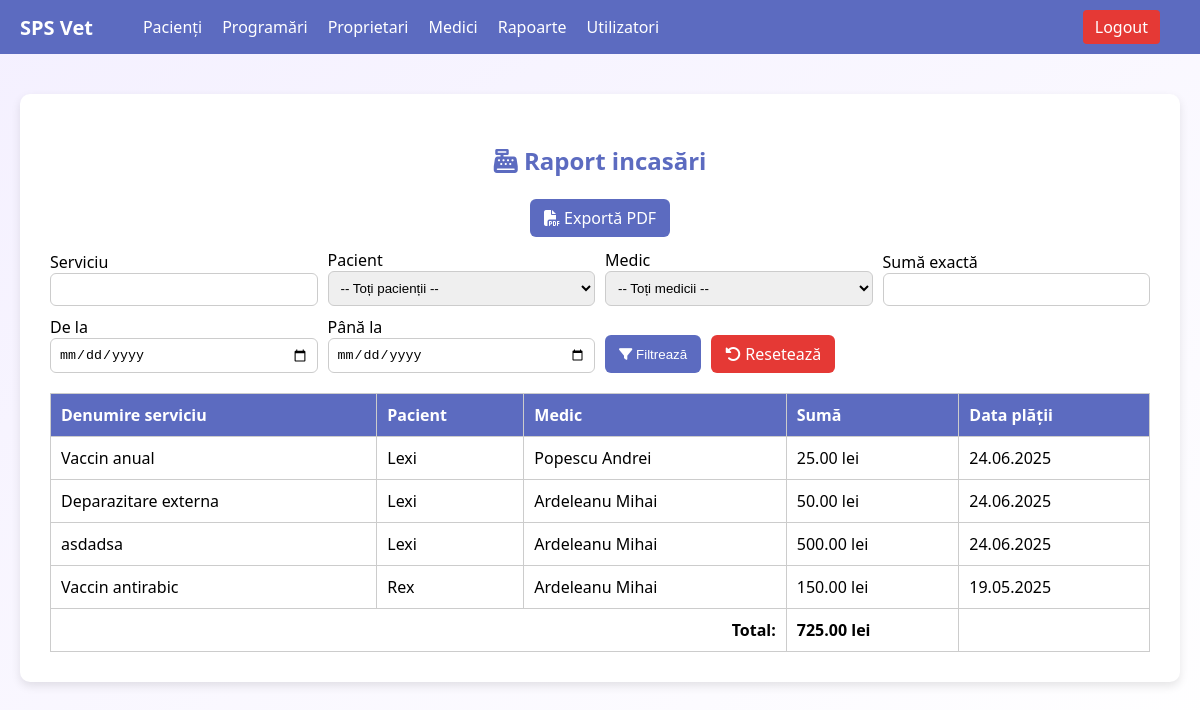
The page /proiectphp/raport_incasari.php (signed in) on the database its author committed.
### tables this page shows
CREATE TABLE `plati` (
  `id` int(11) NOT NULL,
  `pacient_id` int(11) NOT NULL,
  `serviciu_id` int(11) NOT NULL,
  `suma` decimal(10,2) NOT NULL,
  `data_plata` date NOT NULL
);

CREATE TABLE `servicii` (
  `id` int(11) NOT NULL,
  `pacient_id` int(11) NOT NULL,
  `medic_id` int(11) NOT NULL,
  `denumire` varchar(100) NOT NULL,
  `pret` decimal(10,2) NOT NULL,
  `data_efectuare` date NOT NULL
);

CREATE TABLE `pacienti` (
  `id` int(11) NOT NULL,
  `numar_fisa` varchar(50) DEFAULT NULL,
  `data_inregistrare` date DEFAULT NULL,
  `nume` varchar(100) DEFAULT NULL,
  `specie` varchar(50) DEFAULT NULL,
  `rasa` varchar(50) DEFAULT NULL,
  `sex` enum('M','F') DEFAULT NULL,
  `greutate` float DEFAULT NULL,
  `culoare` varchar(50) DEFAULT NULL,
  `varsta` int(11) DEFAULT NULL,
  `microcip` varchar(50) DEFAULT NULL,
  `boli_cronice` text DEFAULT NULL,
  `proprietar_id` int(11) DEFAULT NULL
);

CREATE TABLE `medici` (
  `id` int(11) NOT NULL,
  `nume` varchar(50) NOT NULL,
  `prenume` varchar(50) NOT NULL,
  `telefon` varchar(20) DEFAULT NULL,
  `email` varchar(100) DEFAULT NULL
);

### proiectphp/raport_incasari.php (the view, shortened to what this page needs)
<?php
include("header.php");
$where = "WHERE 1=1";
$query = "
    SELECT p.*, s.denumire AS serviciu, pa.nume AS pacient, m.nume AS medic_nume, m.prenume AS medic_prenume
    FROM plati p
    JOIN servicii s ON p.serviciu_id = s.id
    JOIN pacienti pa ON s.pacient_id = pa.id
    JOIN medici m ON s.medic_id = m.id
    $where
    ORDER BY p.data_plata DESC
";
$rezultat = mysqli_query($con, $query);
?>
<!DOCTYPE html>
<html lang="ro">
<head>
  <link rel="stylesheet" href="https://cdnjs.cloudflare.com/ajax/libs/font-awesome/6.5.0/css/all.min.css">
</head>
<body>
<div class="container">
  <h2><i class="fas fa-cash-register"></i> Raport incasări</h2>
 <div style="text-align: center; margin-bottom: 20px;">
  <a href="export_raport_incasari.php?<?= http_build_query($_GET) ?>" class="btn" style="background:#5c6bc0; color:white; padding:8px 14px; border-radius:6px; text-decoration:none;" target="_blank">
    <i class="fas fa-file-pdf"></i> Exportă PDF
  </a>
</div>
  <form method="GET">
    <div>
      <label>Serviciu</label>
      <input type="text" name="serviciu" value="<?= htmlspecialchars($_GET['serviciu'] ?? '') ?>">
    </div>
    <div>
      <label>Pacient</label>
      <select name="pacient">
        <option value="">-- Toți pacienții --</option>
      </select>
    </div>
    <div>
      <label>Medic</label>
      <select name="medic">
        <option value="">-- Toți medicii --</option>
      </select>
    </div>
    <div>
      <label>Sumă exactă</label>
      <input type="number" step="0.01" name="suma" value="<?= htmlspecialchars($_GET['suma'] ?? '') ?>">
    </div>
    <div>
      <label>De la</label>
      <input type="date" name="de_la" value="<?= htmlspecialchars($_GET['de_la'] ?? '') ?>">
    </div>
    <div>
      <label>Până la</label>
      <input type="date" name="pana_la" value="<?= htmlspecialchars($_GET['pana_la'] ?? '') ?>">
    </div>
    <div style="grid-column: span 2; display: flex; gap: 10px;">
      <button type="submit" class="btn"><i class="fas fa-filter"></i> Filtrează</button>
      <a href="raport_incasari.php" class="btn btn-danger"><i class="fas fa-rotate-left"></i> Resetează</a>
    </div>
  </form>
  <table>
    <thead>
      <tr>
        <th>Denumire serviciu</th>
        <th>Pacient</th>
        <th>Medic</th>
        <th>Sumă</th>
        <th>Data plății</th>
      </tr>
    </thead>
    <tbody>
      <?php
      $total = 0;
      while ($r = mysqli_fetch_assoc($rezultat)):
          $total += (float)$r['suma'];
      ?>
      <tr>
        <td><?= htmlspecialchars($r['serviciu']) ?></td>
        <td><?= htmlspecialchars($r['pacient']) ?></td>
        <td><?= htmlspecialchars($r['medic_nume'] . ' ' . $r['medic_prenume']) ?></td>
        <td><?= number_format($r['suma'], 2) ?> lei</td>
        <td><?= date("d.m.Y", strtotime($r['data_plata'])) ?></td>
      </tr>
      <?php endwhile; ?>
      <tr>
        <td colspan="3" class="total">Total:</td>
        <td><strong><?= number_format($total, 2) ?> lei</strong></td>
        <td></td>
      </tr>
    </tbody>
  </table>
</div>
</body>
</html>

### proiectphp/raport_incasari.php (style rules this page uses)
body { font-family: 'Segoe UI', sans-serif; background: linear-gradient(to bottom right, #f4f0ff, #ffffff); margin: 0; padding: 0; }
.container { max-width: 1100px; margin: 40px auto; background: white; padding: 30px; border-radius: 10px; box-shadow: 0 4px 10px rgba(0,0,0,0.1); }
h2 { text-align: center; color: #5c6bc0; margin-bottom: 30px; }
form { display: grid; grid-template-columns: repeat(4, 1fr); gap: 10px; align-items: end; margin-bottom: 20px; }
input[type="text"], input[type="number"], input[type="date"], select { padding: 8px; border-radius: 6px; border: 1px solid #ccc; width: 100%; }
.btn { padding: 8px 14px; background: #5c6bc0; color: white; border: none; border-radius: 6px; cursor: pointer; text-decoration: none; }
.btn-danger { background: #e53935; }
table { width: 100%; border-collapse: collapse; }
th, td { padding: 10px; border: 1px solid #ccc; text-align: left; }
th { background: #5c6bc0; color: white;; }
.total { text-align: right; font-weight: bold; }

### rows shown on the page
plati: serviciu.denumire "Vaccin anual", pacient.nume "Lexi", medici.nume+prenume "Popescu Andrei", suma "25.00", data_plata "24.06.2025"
plati: serviciu.denumire "Deparazitare externa", pacient.nume "Lexi", medici.nume+prenume "Ardeleanu Mihai", suma "50.00", data_plata "24.06.2025"
plati: serviciu.denumire "asdadsa", pacient.nume "Lexi", medici.nume+prenume "Ardeleanu Mihai", suma "500.00", data_plata "24.06.2025"
plati: serviciu.denumire "Vaccin antirabic", pacient.nume "Rex", medici.nume+prenume "Ardeleanu Mihai", suma "150.00", data_plata "19.05.2025"

### other values the page prints
$total "725.00"
